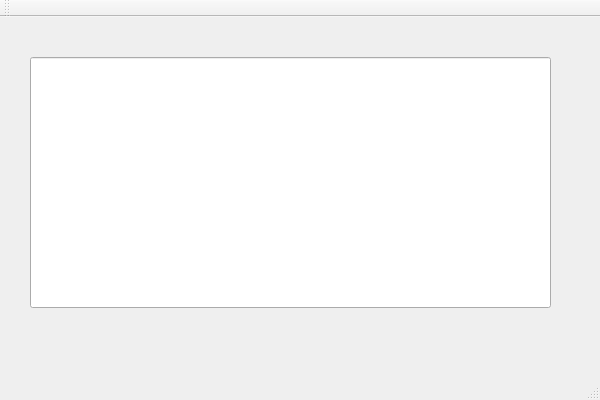
<?xml version="1.0" encoding="UTF-8"?>
<ui version="4.0">
 <class>KanjiProgramClass</class>
 <widget class="QMainWindow" name="KanjiProgramClass">
  <property name="geometry">
   <rect>
    <x>0</x>
    <y>0</y>
    <width>600</width>
    <height>400</height>
   </rect>
  </property>
  <property name="windowTitle">
   <string>KanjiProgram</string>
  </property>
  <widget class="QWidget" name="centralWidget">
   <widget class="QLineEdit" name="lineEdit">
    <property name="geometry">
     <rect>
      <x>30</x>
      <y>40</y>
      <width>521</width>
      <height>251</height>
     </rect>
    </property>
   </widget>
  </widget>
  <widget class="QMenuBar" name="menuBar">
   <property name="geometry">
    <rect>
     <x>0</x>
     <y>0</y>
     <width>600</width>
     <height>21</height>
    </rect>
   </property>
  </widget>
  <widget class="QToolBar" name="mainToolBar">
   <attribute name="toolBarArea">
    <enum>TopToolBarArea</enum>
   </attribute>
   <attribute name="toolBarBreak">
    <bool>false</bool>
   </attribute>
  </widget>
  <widget class="QStatusBar" name="statusBar"/>
 </widget>
 <layoutdefault spacing="6" margin="11"/>
 <resources>
  <include location="KanjiProgram.qrc"/>
 </resources>
 <connections/>
</ui>
